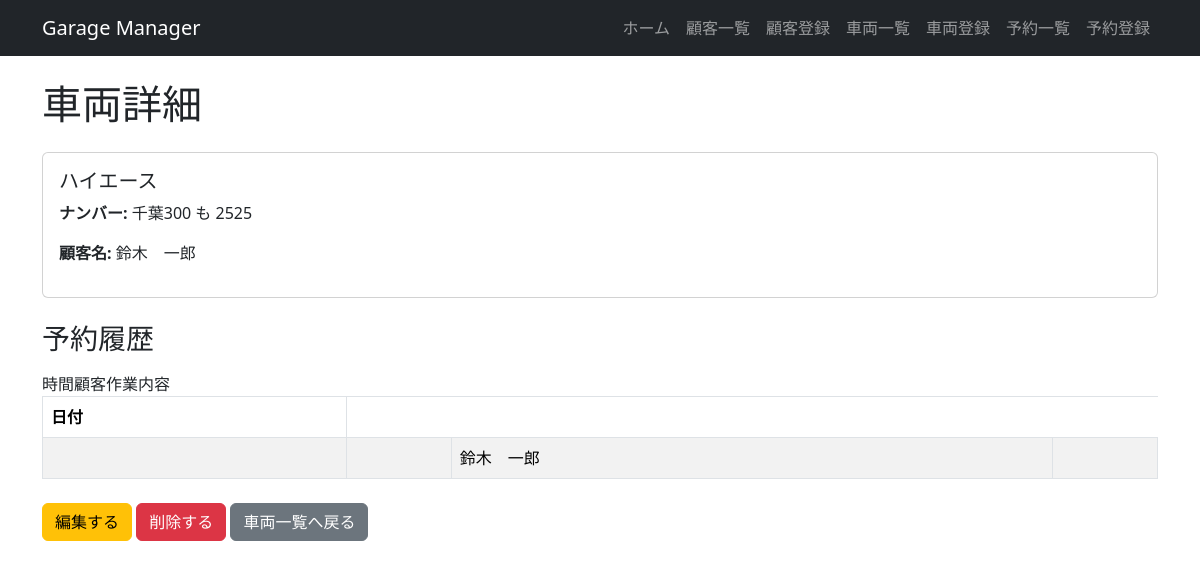
/vehicles/4/, run on the app's committed database.
### garage/models.py (models this page shows, shortened)
class Vehicle(models.Model):
    customer = models.ForeignKey(Customer, on_delete=models.CASCADE,verbose_name='顧客')
    name = models.CharField('車名', max_length=100)
    plate_number = models.CharField('ナンバー', max_length=20)
    created_at = models.DateTimeField('作成日時', auto_now_add=True)
    updated_at = models.DateTimeField('更新日時', auto_now=True)

class Customer(models.Model):
    name = models.CharField('顧客名', max_length=100)
    phone = models.CharField('電話番号', max_length=20)
    email = models.EmailField('メールアドレス', blank=True)
    address = models.CharField('住所', max_length=255, blank=True)
    note = models.TextField('メモ', blank=True, null=True)
    created_at = models.DateTimeField('作成日時', auto_now_add=True)
    updated_at = models.DateTimeField('更新日時', auto_now=True)

class Reservation(models.Model):
    class Status(models.TextChoices):
        PENDING = "pending", "保留"
        CONFIRMED = "confirmed", "予約確定"
        IN_PROGRESS = "in_progress", "作業中"
        COMPLETED = "completed", "完了"
        CANCELED = "canceled", "キャンセル"
    customer = models.ForeignKey(Customer, on_delete=models.CASCADE)
    vehicle = models.ForeignKey(Vehicle, on_delete=models.CASCADE)
    reserved_at = models.DateTimeField()
    menu = models.CharField(max_length=200, default="未設定")
    notes = models.TextField(blank=True)
    status = models.CharField(
        max_length=20,
        choices=Status.choices,
        default=Status.PENDING,
    )

### garage/views.py (the view)
# urls.py: path('vehicles/<int:pk>/', views.vehicle_detail, name='vehicle_detail'),
def vehicle_detail(request, pk):
    vehicle = get_object_or_404(Vehicle, pk=pk)
    context ={
        'vehicle' : vehicle,
    }
    return render(request, 'garage/vehicle_detail.html', context)

### garage/templates/garage/vehicle_detail.html (shortened to what this page needs)
{% extends 'base.html' %}
{% block content %}
    <h1 class="mb-4">車両詳細</h1>
    <div class="card mb-4">
        <div class="card-body">
            <h5 class="card-title">{{ vehicle.name }}</h5>
            <p><strong>ナンバー:</strong> {{ vehicle.plate_number }}</p>
            <p><strong>顧客名:</strong> {{ vehicle.customer.name }}</p>
        </div>
    </div>
    <h3 class="mb-3">予約履歴</h3>
    {% if vehicle.reservation_set.all %}
        <table class="table table-bordered table-striped mb-4">
            <thead>
                <tr>
                    <th>日付</th>
                </tr>
            </thead>
        <tbody>
            {% for reservation in vehicle.reservation_set.all %}
                <tr>
                    <td>{{ reservation.date }}</td>
                    <td>{{ reservation.time }}</td>
                    <td>{{ reservation.customer.name }}</td>
                    <td>{{ reservation.desclription }}</td>
                </tr>
            {% endfor %}
        </tbody>
    </table>
    {% else %}
        <p>この車両にはまだ予約がありません。</p>
        {% endif %}
    <a href="{% url 'vehicle_update' vehicle.pk %}" class="btn btn-warning">編集する</a>
    <a href="{% url 'vehicle_delete' vehicle.pk %}" class="btn btn-danger">削除する</a>
    <a href="{% url 'vehicle_list' %}" class="btn btn-secondary">車両一覧へ戻る</a>
{% endblock %}

### data on the page
Vehicle: name "ハイエース", plate_number "千葉300 も 2525", customer.name "鈴木 一郎"
Reservation: customer.name "鈴木 一郎"
